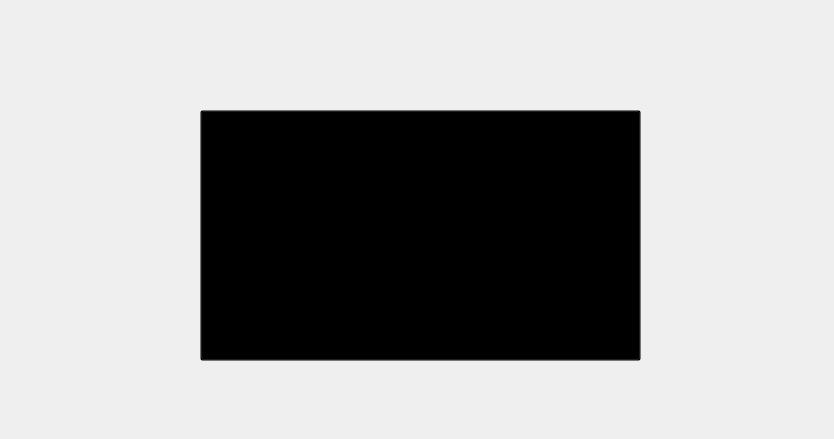
<?xml version="1.0" encoding="UTF-8"?>
<ui version="4.0">
 <class>MainWindow</class>
 <widget class="QMainWindow" name="MainWindow">
  <property name="geometry">
   <rect>
    <x>0</x>
    <y>0</y>
    <width>834</width>
    <height>439</height>
   </rect>
  </property>
  <property name="windowTitle">
   <string>Kcilc Sogoj</string>
  </property>
  <widget class="QWidget" name="centralwidget">
   <widget class="QLabel" name="label">
    <property name="geometry">
     <rect>
      <x>0</x>
      <y>0</y>
      <width>841</width>
      <height>441</height>
     </rect>
    </property>
    <property name="text">
     <string/>
    </property>
    <property name="pixmap">
     <pixmap>../imagens/tela_click_jog.png</pixmap>
    </property>
    <property name="scaledContents">
     <bool>true</bool>
    </property>
   </widget>
   <widget class="QPushButton" name="Button">
    <property name="geometry">
     <rect>
      <x>200</x>
      <y>110</y>
      <width>441</width>
      <height>251</height>
     </rect>
    </property>
    <property name="cursor">
     <cursorShape>PointingHandCursor</cursorShape>
    </property>
    <property name="styleSheet">
     <string notr="true">background-color: rgba(0, 0, 0, 0);</string>
    </property>
    <property name="text">
     <string/>
    </property>
   </widget>
  </widget>
 </widget>
 <resources/>
 <connections/>
</ui>
